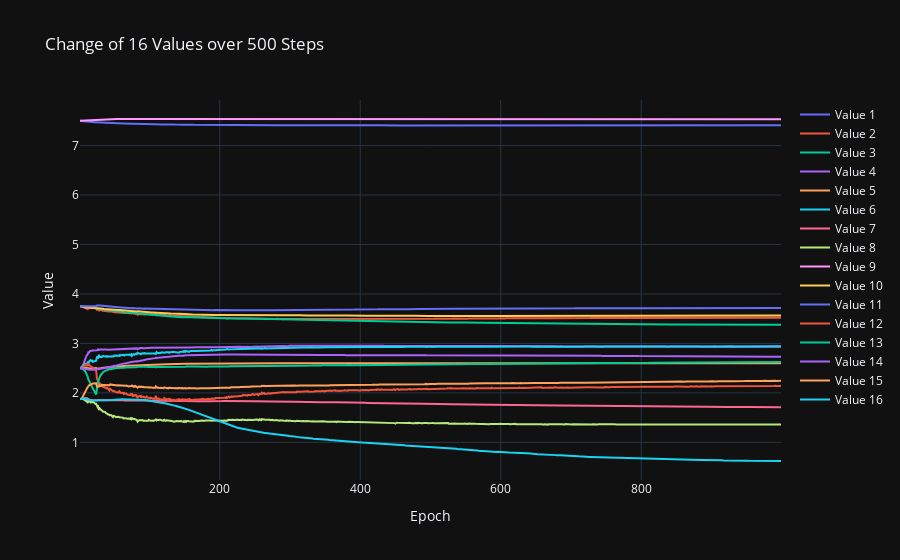

Source (notebook cell):
### Markdown cell above
## Var Values

### Code cell
### plot
import numpy as np
import plotly.graph_objects as go

means = []
for mean_idx in range(16):
    means.append(raw_data[f"var{mean_idx}"])

    
data = np.stack(means, axis=1)

# Preparing data for plotting
epochs = np.arange(1, data.shape[0])
traces = []
for i in range(data.shape[1]):
    traces.append(go.Scatter(x=epochs, y=data[:, i], mode='lines', name=f'Value {i+1}'))

# Plotting with Plotly
layout = go.Layout(title='Change of 16 Values over 500 Steps',
                   xaxis=dict(title='Epoch'),
                   yaxis=dict(title='Value'),
                   template='plotly_dark')

fig = go.Figure(data=traces, layout=layout)
fig.show()

### Figure 1 — Plotly figure (JSON) as saved in the notebook; plotly's stock layout.template omitted (floating-point values rounded to 4 significant figures; data arrays with more than 128 entries replaced by an {"elided": "..."} marker saying what was removed)
{"data": [{"mode": "lines", "name": "Value 1", "type": "scatter", "x": {"elided": "999 int values"}, "y": {"elided": "1000 float values"}}, {"mode": "lines", "name": "Value 2", "type": "scatter", "x": {"elided": "999 int values"}, "y": {"elided": "1000 float values"}}, {"mode": "lines", "name": "Value 3", "type": "scatter", "x": {"elided": "999 int values"}, "y": {"elided": "1000 float values"}}, {"mode": "lines", "name": "Value 4", "type": "scatter", "x": {"elided": "999 int values"}, "y": {"elided": "1000 float values"}}, {"mode": "lines", "name": "Value 5", "type": "scatter", "x": {"elided": "999 int values"}, "y": {"elided": "1000 float values"}}, {"mode": "lines", "name": "Value 6", "type": "scatter", "x": {"elided": "999 int values"}, "y": {"elided": "1000 float values"}}, {"mode": "lines", "name": "Value 7", "type": "scatter", "x": {"elided": "999 int values"}, "y": {"elided": "1000 float values"}}, {"mode": "lines", "name": "Value 8", "type": "scatter", "x": {"elided": "999 int values"}, "y": {"elided": "1000 float values"}}, {"mode": "lines", "name": "Value 9", "type": "scatter", "x": {"elided": "999 int values"}, "y": {"elided": "1000 float values"}}, {"mode": "lines", "name": "Value 10", "type": "scatter", "x": {"elided": "999 int values"}, "y": {"elided": "1000 float values"}}, {"mode": "lines", "name": "Value 11", "type": "scatter", "x": {"elided": "999 int values"}, "y": {"elided": "1000 float values"}}, {"mode": "lines", "name": "Value 12", "type": "scatter", "x": {"elided": "999 int values"}, "y": {"elided": "1000 float values"}}, {"mode": "lines", "name": "Value 13", "type": "scatter", "x": {"elided": "999 int values"}, "y": {"elided": "1000 float values"}}, {"mode": "lines", "name": "Value 14", "type": "scatter", "x": {"elided": "999 int values"}, "y": {"elided": "1000 float values"}}, {"mode": "lines", "name": "Value 15", "type": "scatter", "x": {"elided": "999 int values"}, "y": {"elided": "1000 float values"}}, {"mode": "lines", "name": "Value 16", "type": "scatter", "x": {"elided": "999 int values"}, "y": {"elided": "1000 float values"}}], "layout": {"title": {"text": "Change of 16 Values over 500 Steps"}, "xaxis": {"title": {"text": "Epoch"}}, "yaxis": {"title": {"text": "Value"}}}}
